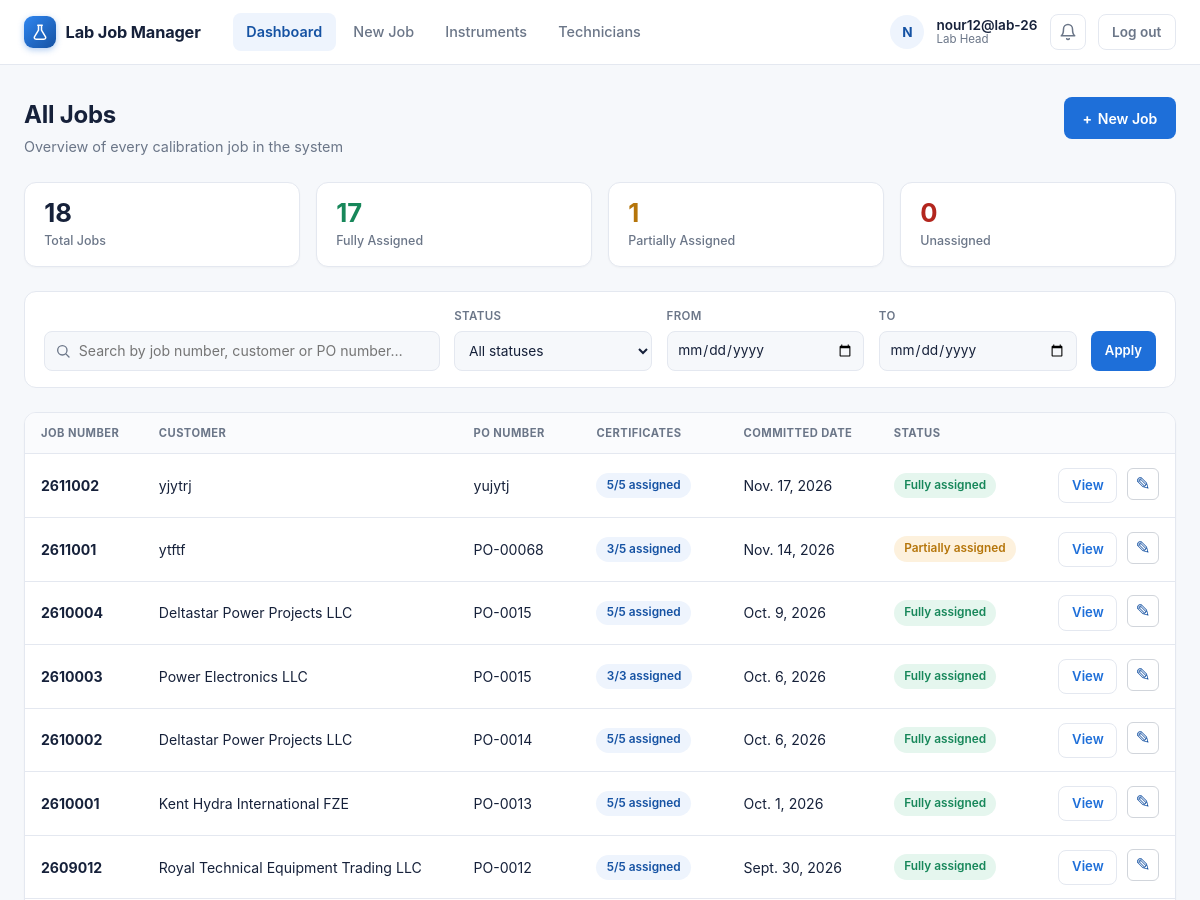
The page / (signed in, upper part) on the database as committed earlier.
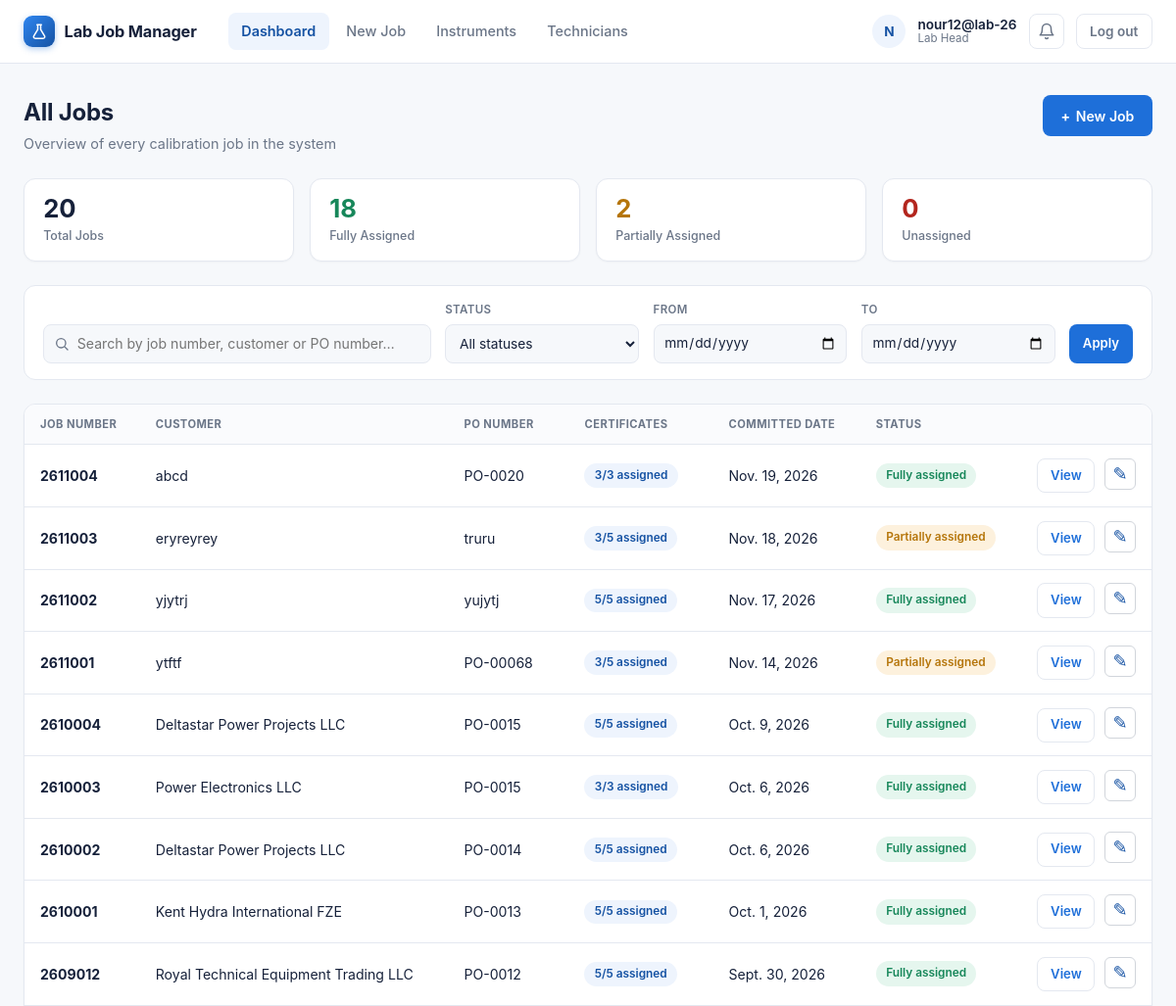
The same page on the database as committed later.
### labmanager/models.py (models this page shows, shortened)
class Job(models.Model):
    job_number = models.CharField(max_length=20, unique=True, editable=False)
    customer_name = models.CharField(max_length=200)
    customer_address = models.TextField(blank=True)
    telephone_number = models.CharField(
        max_length=50,
        blank=True
    )
    fax_number = models.CharField(
        max_length=50,
        blank=True
    )
    location = models.CharField(
        max_length=200,
        blank=True,
        choices=LOCATION_CHOICES
    )
    scope_of_work = models.CharField(
        max_length=500,
        blank=True
    )
    po_number = models.CharField(max_length=100)
    quantity = models.PositiveIntegerField(help_text="Total number of certificates for this job")
    committed_date = models.DateField(null=True, blank=True)
    created_by = models.ForeignKey(User, on_delete=models.PROTECT, related_name="jobs_created")
    created_at = models.DateTimeField(auto_now_add=True)
    class Meta:
        ordering = ["-created_at"]
    @property
    def certificates_assigned_count(self):
        return sum(li.quantity for li in self.line_items.all())

class JobLineItem(models.Model):
    job = models.ForeignKey(Job, on_delete=models.CASCADE, related_name="line_items")
    instrument = models.ForeignKey(Instrument, on_delete=models.PROTECT, related_name="line_items")
    model = models.CharField(max_length=150, blank=True)
    range_from = models.DecimalField(max_digits=12, decimal_places=2, null=True, blank=True)
    range_to = models.DecimalField(max_digits=12, decimal_places=2, null=True, blank=True)
    unit = models.CharField(max_length=50, blank=True, null=True, choices=UNIT_CHOICES)
    quantity = models.PositiveIntegerField(default=1)
    assigned_to = models.ForeignKey(User, on_delete=models.PROTECT,  related_name="assigned_line_items", limit_choices_to={"role": User.Role.TECHNICIAN},)
    calibration_points = models.PositiveIntegerField(default=1)
    calibration_validity_value = models.PositiveIntegerField(
        null=True,
        blank=True,
        verbose_name="Calibration Validity",
    )
    calibration_validity_unit = models.CharField(
        max_length=10,
        choices=CALIBRATION_VALIDITY_UNIT_CHOICES,
        default="years",
        blank=True,
    )
    reference_procedure = models.CharField(max_length=150, blank=True, choices=REFERENCE_PROCEDURE_CHOICES)
    calibration_traceability = models.CharField(
        max_length=150,
        blank=True,
        choices=CALIBRATION_TRACEABILITY_CHOICES,
        verbose_name="Calibration Traceability",
    )
    pressure_media = models.CharField(
        max_length=30,
        blank=True,
        choices=PRESSURE_MEDIA_CHOICES,
        verbose_name="Pressure Media",
    )

### labmanager/views.py (the view, shortened to what this page needs)
# urls.py: path("", views.dashboard, name="dashboard"),
@login_required
def dashboard(request):
    if request.user.is_lab_head:
        jobs = Job.objects.all()
    else:
        jobs = Job.objects.filter(line_items__assigned_to=request.user).distinct()
    search_query = request.GET.get("q", "").strip()
    status_filter = request.GET.get("status", "").strip()
    date_from = request.GET.get("date_from", "").strip()
    date_to = request.GET.get("date_to", "").strip()
    if date_from:
        jobs = jobs.filter(committed_date__gte=date_from)
    if date_to:
        jobs = jobs.filter(committed_date__lte=date_to)
    jobs = jobs.distinct()
    jobs_list = list(jobs)
    complete_count = 0
    partial_count = 0
    unassigned_count = 0
    for job in jobs_list:
        assigned = job.certificates_assigned_count
        job.assignment_percent = int(round((assigned / job.quantity) * 100)) if job.quantity else 0
        if assigned <= 0:
            job.assignment_status = "unassigned"
            unassigned_count += 1
        elif assigned < job.quantity:
            job.assignment_status = "partial"
            partial_count += 1
        else:
            job.assignment_status = "complete"
            complete_count += 1
    if status_filter in ("complete", "partial", "unassigned"):
        jobs_list = [j for j in jobs_list if j.assignment_status == status_filter]
    context = {
        "jobs": jobs_list,
        "search_query": search_query,
        "status_filter": status_filter,
        "date_from": date_from,
        "date_to": date_to,
        "total_jobs": len(jobs_list) if not status_filter else (complete_count + partial_count + unassigned_count),
        "complete_count": complete_count,
        "partial_count": partial_count,
        "unassigned_count": unassigned_count,
    }
    return render(request, "labmanager/dashboard.html", context)

### labmanager/context_processors.py (called while the page is built)
def notifications(request):
    user = getattr(request, "user", None)
    if not user or not user.is_authenticated:
        return {}
    qs = Notification.objects.filter(recipient=user)
    return {
        "unread_notification_count": qs.filter(is_read=False).count(),
        "recent_notifications": list(qs[:10]),
    }

### labmanager/models.py (called while the page is built)
    @property
    def is_lab_head(self):
        return self.role == self.Role.LAB_HEAD

### labmanager/templates/labmanager/dashboard.html (shortened to what the changed rows need)
{% extends "labmanager/base.html" %}
{% block content %}
<div class="dash-page">
    <div class="dash-header">
        <div>
            <h1>{% if user.is_lab_head %}All Jobs{% else %}My Assigned Jobs{% endif %}</h1>
        </div>
    </div>
    <div class="dash-stats">
        <div class="dash-stat">
            <span class="dash-stat-value">{{ total_jobs }}</span>
            <span class="dash-stat-label">Total Jobs</span>
        </div>
        <div class="dash-stat">
            <span class="dash-stat-value dash-stat-complete">{{ complete_count }}</span>
            <span class="dash-stat-label">Fully Assigned</span>
        </div>
        <div class="dash-stat">
            <span class="dash-stat-value dash-stat-partial">{{ partial_count }}</span>
            <span class="dash-stat-label">Partially Assigned</span>
        </div>
    </div>
    <div class="dash-card">
        <div class="dash-table-wrap">
            <table class="dash-table">
                <thead>
                    <tr>
                        <th>Job Number</th>
                        <th>Customer</th>
                        <th>PO Number</th>
                        <th>Certificates</th>
                        <th>Committed Date</th>
                        <th>Status</th>
                        <th class="dash-col-action"></th>
                    </tr>
                </thead>
                <tbody>
                    {% for job in jobs %}
                    <tr>
                        <td data-label="Job Number"><span class="dash-job-number">{{ job.job_number }}</span></td>
                        <td data-label="Customer">{{ job.customer_name }}</td>
                        <td data-label="PO Number">{{ job.po_number }}</td>
                        <td><span class="pill">{{ job.certificates_assigned_count }}/{{ job.quantity }} assigned</span></td>
                        <td data-label="Committed Date">{{ job.committed_date|default:"—" }}</td>
                        <td data-label="Status">
                            {% if job.assignment_status == "complete" %}
                                <span class="dash-badge dash-badge-complete">Fully assigned</span>
                            {% elif job.assignment_status == "partial" %}
                                <span class="dash-badge dash-badge-partial">Partially assigned</span>
                            {% else %}
                                <span class="dash-badge dash-badge-unassigned">Unassigned</span>
                            {% endif %}
                        </td>
                        <td data-label="" class="dash-col-action">
                            <a
                                class="dash-btn dash-btn-ghost dash-btn-small"
                                href="{% url 'job_detail' job.pk %}">
                                View
                            </a>
                            {% if user.is_lab_head %}
                                <a
                                    class="dash-edit-icon"
                                    href="{% url 'job_edit' job.pk %}"
                                    title="Edit Job"
                                    aria-label="Edit Job">
                                    ✎
                                </a>
                            {% endif %}
                        </td>
                    </tr>
                    {% endfor %}
                </tbody>
            </table>
        </div>
    </div>
</div>
{% endblock %}

Rows that differ between the two databases and show on the page:
added Job: job_number "2611004", customer_name "abcd", po_number "PO-0020", certificates_assigned_count "3", quantity "3", committed_date "Nov. 19, 2026", shows "Fully assigned"
added Job: job_number "2611003", customer_name "eryreyrey", po_number "truru", certificates_assigned_count "3", quantity "5", committed_date "Nov. 18, 2026", shows "Partially assigned"
Other text that changed with them:
{{ total_jobs }}: "18" → "20"
{{ complete_count }}: "17" → "18"
{{ partial_count }}: "1" → "2"
